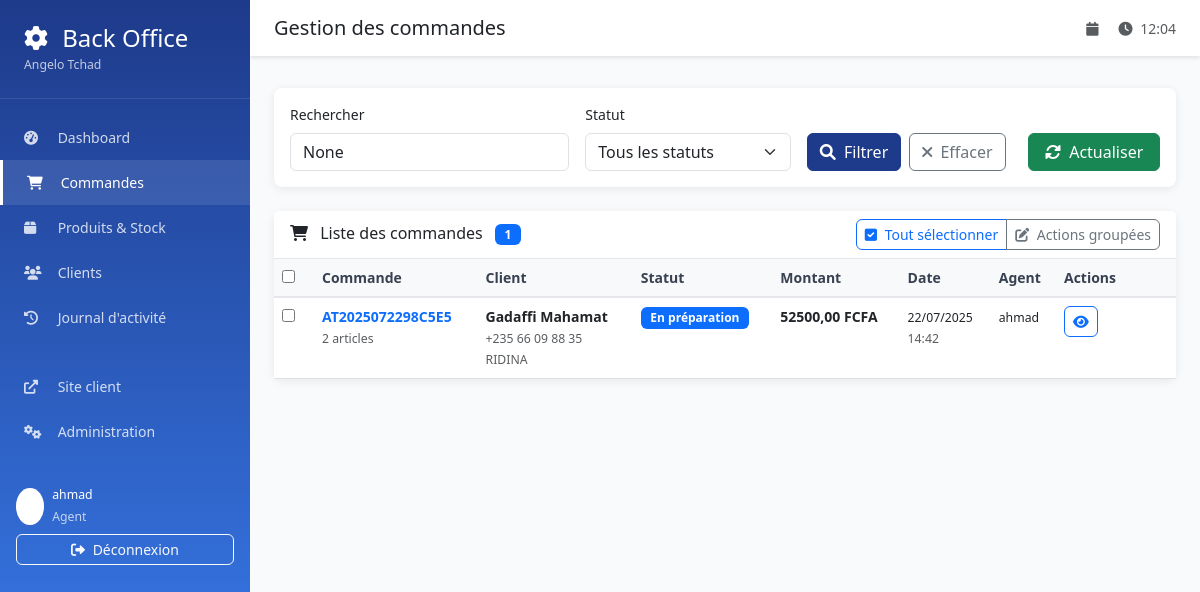
Screenshot of /backoffice/orders/ (signed in) with the database file from the repository.
### backoffice/models.py (models this page shows, shortened)
class AgentProfile(models.Model):
    ROLE_CHOICES = [
        ('agent', 'Agent'),
        ('supervisor', 'Superviseur'),
        ('manager', 'Manager'),
        ('admin', 'Administrateur'),
    ]
    user = models.OneToOneField(
        User,
        on_delete=models.CASCADE,
        verbose_name="Utilisateur"
    )
    role = models.CharField(
        max_length=20,
        choices=ROLE_CHOICES,
        default='agent',
        verbose_name="Rôle"
    )
    phone_number = models.CharField(
        max_length=17,
        blank=True,
        verbose_name="Numéro de téléphone"
    )
    is_active = models.BooleanField(default=True, verbose_name="Actif")
    created_at = models.DateTimeField(auto_now_add=True)
    class Meta:
        verbose_name = "Profil Agent"
        verbose_name_plural = "Profils Agents"

### orders/models.py (models this page shows, shortened)
class Order(models.Model):
    STATUS_CHOICES = [
        ('pending', 'En attente'),
        ('confirmed', 'Confirmée'),
        ('preparing', 'En préparation'),
        ('ready', 'Prête'),
        ('delivered', 'Livrée'),
        ('cancelled', 'Annulée'),
    ]
    order_number = models.CharField(
        max_length=20,
        unique=True,
        verbose_name="Numéro de commande"
    )
    client = models.ForeignKey(
        Client,
        on_delete=models.CASCADE,
        verbose_name="Client"
    )
    status = models.CharField(
        max_length=20,
        choices=STATUS_CHOICES,
        default='pending',
        verbose_name="Statut"
    )
    total_amount = models.DecimalField(
        max_digits=10,
        decimal_places=2,
        default=0,
        verbose_name="Montant total"
    )
    notes = models.TextField(blank=True, verbose_name="Notes")
    created_at = models.DateTimeField(auto_now_add=True, verbose_name="Date de création")
    updated_at = models.DateTimeField(auto_now=True)
    confirmed_at = models.DateTimeField(null=True, blank=True, verbose_name="Date de confirmation")
    delivered_at = models.DateTimeField(null=True, blank=True, verbose_name="Date de livraison")
    assigned_agent = models.ForeignKey(
        User,
        on_delete=models.SET_NULL,
        null=True,
        blank=True,
        verbose_name="Agent assigné"
    )
    stock_deducted = models.BooleanField(default=False, verbose_name="Stock déduit")
    class Meta:
        verbose_name = "Commande"
        verbose_name_plural = "Commandes"
        ordering = ['-created_at']
    @property
    def status_display(self):
        return dict(self.STATUS_CHOICES)[self.status]

class Client(models.Model):
    first_name = models.CharField(max_length=100, verbose_name="Prénom")
    last_name = models.CharField(max_length=100, verbose_name="Nom")
    phone_regex = RegexValidator(
        regex=r'^\+235\s?\d{2}\s?\d{2}\s?\d{2}\s?\d{2}$',
        message="Le numéro doit être au format: +235 XX XX XX XX"
    )
    phone_number = models.CharField(
        validators=[phone_regex],
        max_length=17,
        verbose_name="Numéro de téléphone"
    )
    neighborhood = models.CharField(max_length=200, verbose_name="Quartier")
    address_details = models.TextField(blank=True, verbose_name="Détails de l'adresse")
    created_at = models.DateTimeField(auto_now_add=True)
    class Meta:
        verbose_name = "Client"
        verbose_name_plural = "Clients"
        ordering = ['last_name', 'first_name']
    @property
    def full_name(self):
        return f"{self.first_name} {self.last_name}"

### backoffice/views.py (the view, shortened to what this page needs)
# urls.py: path('orders/', views.orders_list, name='orders_list'),
@login_required
def orders_list(request):
    orders = Order.objects.select_related('client', 'assigned_agent').order_by('-created_at')
    status_filter = request.GET.get('status')
    if status_filter:
        orders = orders.filter(status=status_filter)
    search = request.GET.get('search')
    paginator = Paginator(orders, 20)
    page_number = request.GET.get('page')
    page_obj = paginator.get_page(page_number)
    context = {
        'page_obj': page_obj,
        'status_filter': status_filter,
        'search': search,
        'status_choices': Order.STATUS_CHOICES,
    }
    return render(request, 'backoffice/orders_list.html', context)

### templates/backoffice/orders_list.html (shortened to what this page needs)
{% extends 'backoffice/base.html' %}
{% block page_title %}Gestion des commandes{% endblock %}
{% block content %}
<div class="card mb-4">
    <div class="card-body">
        <form method="get" class="row g-3">
            <div class="col-md-4">
                <label for="search" class="form-label">Rechercher</label>
                <input type="text" class="form-control" id="search" name="search"
                       value="{{ search }}" placeholder="Numéro, nom, téléphone...">
            </div>
            <div class="col-md-3">
                <label for="status" class="form-label">Statut</label>
                <select class="form-select" id="status" name="status">
                    <option value="">Tous les statuts</option>
                </select>
            </div>
            <div class="col-md-3 d-flex align-items-end">
                <button type="submit" class="btn btn-primary me-2">
                    <i class="fas fa-search me-1"></i>
                    Filtrer
                </button>
                <a href="{% url 'backoffice:orders_list' %}" class="btn btn-outline-secondary">
                    <i class="fas fa-times me-1"></i>
                    Effacer
                </a>
            </div>
            <div class="col-md-2 d-flex align-items-end">
                <button type="button" class="btn btn-success w-100" onclick="refreshPage()">
                    <i class="fas fa-sync-alt me-1"></i>
                    Actualiser
                </button>
            </div>
        </form>
    </div>
</div>
<div class="card">
    <div class="card-header d-flex justify-content-between align-items-center">
        <h6 class="mb-0">
            <i class="fas fa-shopping-cart me-2"></i>
            Liste des commandes
            {% if page_obj.paginator.count %}
                <span class="badge bg-primary ms-2">{{ page_obj.paginator.count }}</span>
            {% endif %}
        </h6>
        <div class="btn-group" role="group">
            <button type="button" class="btn btn-outline-primary btn-sm" onclick="selectAll()">
                <i class="fas fa-check-square me-1"></i>
                Tout sélectionner
            </button>
            <button type="button" class="btn btn-outline-secondary btn-sm" onclick="bulkAction()">
                <i class="fas fa-edit me-1"></i>
                Actions groupées
            </button>
        </div>
    </div>
    <div class="card-body p-0">
        {% if page_obj %}
            <div class="table-responsive">
                <table class="table table-hover mb-0">
                    <thead class="table-light">
                        <tr>
                            <th width="40">
                                <input type="checkbox" id="selectAllCheckbox" onchange="toggleAll(this)">
                            </th>
                            <th>Commande</th>
                            <th>Client</th>
                            <th>Statut</th>
                            <th>Montant</th>
                            <th>Date</th>
                            <th>Agent</th>
                            <th width="120">Actions</th>
                        </tr>
                    </thead>
                    <tbody>
                        {% for order in page_obj %}
                            <tr>
                                <td>
                                    <input type="checkbox" class="order-checkbox" value="{{ order.id }}">
                                </td>
                                <td>
                                    <div>
                                        <strong class="text-primary">{{ order.order_number }}</strong>
                                        <br>
                                        <small class="text-muted">
                                            {{ order.items.count }} article{{ order.items.count|pluralize }}
                                        </small>
                                    </div>
                                </td>
                                <td>
                                    <div>
                                        <strong>{{ order.client.full_name }}</strong>
                                        <br>
                                        <small class="text-muted">{{ order.client.phone_number }}</small>
                                        <br>
                                        <small class="text-muted">{{ order.client.neighborhood }}</small>
                                    </div>
                                </td>
                                <td>
                                    {% if order.status == 'pending' %}
                                        <span class="badge bg-warning">{{ order.status_display }}</span>
                                    {% elif order.status == 'confirmed' %}
                                        <span class="badge bg-info">{{ order.status_display }}</span>
                                    {% elif order.status == 'preparing' %}
                                        <span class="badge bg-primary">{{ order.status_display }}</span>
                                    {% elif order.status == 'ready' %}
                                        <span class="badge bg-success">{{ order.status_display }}</span>
                                    {% elif order.status == 'delivered' %}
                                        <span class="badge bg-success">{{ order.status_display }}</span>
                                    {% elif order.status == 'cancelled' %}
                                        <span class="badge bg-danger">{{ order.status_display }}</span>
                                    {% endif %}
                                </td>
                                <td>
                                    <strong>{{ order.total_amount }} FCFA</strong>
                                </td>
                                <td>
                                    <div>
                                        <small>{{ order.created_at|date:"d/m/Y" }}</small>
                                        <br>
                                        <small class="text-muted">{{ order.created_at|date:"H:i" }}</small>
                                    </div>
                                </td>
                                <td>
                                    {% if order.assigned_agent %}
                                        <small>{{ order.assigned_agent.get_full_name|default:order.assigned_agent.username }}</small>
                                    {% else %}
                                        <span class="text-muted">Non assigné</span>
                                    {% endif %}
                                </td>
                                <td>
                                    <div class="btn-group" role="group">
                                        <a href="{% url 'backoffice:order_detail' order.id %}"
                                           class="btn btn-outline-primary btn-sm" title="Voir détails">
                                            <i class="fas fa-eye"></i>
                                        </a>
                                    </div>
                                </td>
                            </tr>
                        {% endfor %}
                    </tbody>
                </table>
            </div>
        {% endif %}
    </div>
</div>
{% endblock %}

### templates/backoffice/base.html (shortened to what this page needs)
<!DOCTYPE html>
<html lang="fr">
<head>
    <link href="https://cdn.jsdelivr.net/npm/bootstrap@5.3.0/dist/css/bootstrap.min.css" rel="stylesheet">
    <link href="https://cdnjs.cloudflare.com/ajax/libs/font-awesome/6.0.0/css/all.min.css" rel="stylesheet">
</head>
<body>
    <nav class="sidebar" id="sidebar">
        <div class="sidebar-header">
            <h4 class="mb-0">
                <i class="fas fa-cog me-2"></i>
                Back Office
            </h4>
            <small class="text-light opacity-75">Angelo Tchad</small>
        </div>
        <ul class="nav flex-column sidebar-nav">
            <li class="nav-item">
                <a class="nav-link {% if request.resolver_match.url_name == 'dashboard' %}active{% endif %}"
                   href="{% url 'backoffice:dashboard' %}">
                    <i class="fas fa-tachometer-alt"></i>
                    Dashboard
                </a>
            </li>
            <li class="nav-item">
                <a class="nav-link {% if 'orders' in request.resolver_match.url_name %}active{% endif %}"
                   href="{% url 'backoffice:orders_list' %}">
                    <i class="fas fa-shopping-cart"></i>
                    Commandes
                </a>
            </li>
            <li class="nav-item">
                <a class="nav-link {% if 'products' in request.resolver_match.url_name %}active{% endif %}"
                   href="{% url 'backoffice:products_list' %}">
                    <i class="fas fa-box"></i>
                    Produits & Stock
                </a>
            </li>
            <li class="nav-item">
                <a class="nav-link {% if 'clients' in request.resolver_match.url_name %}active{% endif %}"
                   href="{% url 'backoffice:clients_list' %}">
                    <i class="fas fa-users"></i>
                    Clients
                </a>
            </li>
            <li class="nav-item">
                <a class="nav-link {% if request.resolver_match.url_name == 'activity_log' %}active{% endif %}"
                   href="{% url 'backoffice:activity_log' %}">
                    <i class="fas fa-history"></i>
                    Journal d'activité
                </a>
            </li>
            <li class="nav-item mt-4">
                <a class="nav-link" href="{% url 'orders:home' %}" target="_blank">
                    <i class="fas fa-external-link-alt"></i>
                    Site client
                </a>
            </li>
            <li class="nav-item">
                <a class="nav-link" href="/admin/" target="_blank">
                    <i class="fas fa-cogs"></i>
                    Administration
                </a>
            </li>
        </ul>
        <div class="mt-auto p-3">
            <div class="d-flex align-items-center mb-2">
                <div class="bg-white bg-opacity-20 rounded-circle p-2 me-2">
                    <i class="fas fa-user"></i>
                </div>
                <div>
                    <small class="d-block">{{ user.get_full_name|default:user.username }}</small>
                    <small class="text-light opacity-75">{{ user.agentprofile.get_role_display }}</small>
                </div>
            </div>
            <a href="{% url 'backoffice:logout' %}" class="btn btn-outline-light btn-sm w-100">
                <i class="fas fa-sign-out-alt me-1"></i>
                Déconnexion
            </a>
        </div>
    </nav>
    <div class="main-content">
        <div class="top-navbar d-flex justify-content-between align-items-center">
            <div class="d-flex align-items-center">
                <h5 class="mb-0">{% block page_title %}Dashboard{% endblock %}</h5>
            </div>
            <div class="d-flex align-items-center">
                <span class="text-muted me-3">
                    <i class="fas fa-calendar me-1"></i>
                </span>
                <span class="text-muted">
                    <i class="fas fa-clock me-1"></i>
                    <span id="current-time"></span>
                </span>
            </div>
        </div>
        <div class="content-wrapper">
            {% block content %}{% endblock %}
        </div>
    </div>
</body>
</html>

### rows the page displays
Order: order_number "AT2025072298C5E5", items.count "2", client.full_name "Gadaffi Mahamat", client.phone_number "+235 66 09 88 35", client.neighborhood "RIDINA", status_display "En préparation", total_amount "52500,00", created_at "22/07/2025", created_at "14:42", assigned_agent.get_full_name "ahmad"

### other values shown
{{ user.get_full_name|default:user.username }} "ahmad"
{{ user.agentprofile.get_role_display }} "Agent"
{{ page_obj.paginator.count }} "1"
